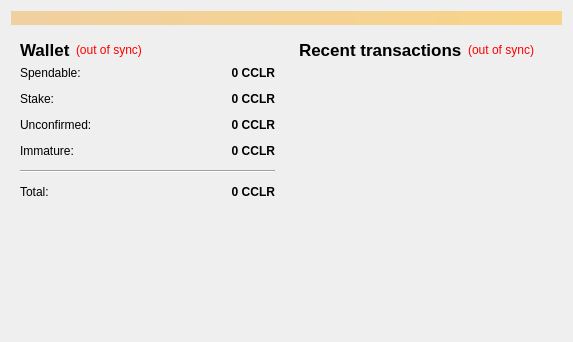
<?xml version="1.0" encoding="UTF-8"?>
<ui version="4.0">
 <class>OverviewPage</class>
 <widget class="QWidget" name="OverviewPage">
  <property name="geometry">
   <rect>
    <x>0</x>
    <y>0</y>
    <width>573</width>
    <height>342</height>
   </rect>
  </property>
  <property name="windowTitle">
   <string>Form</string>
  </property>
  <layout class="QVBoxLayout" name="topLayout">
   <item>
    <widget class="QLabel" name="labelAlerts">
     <property name="visible">
      <bool>false</bool>
     </property>
     <property name="styleSheet">
      <string notr="true">background-color: qlineargradient(x1: 0, y1: 0, x2: 1, y2: 0, stop:0 #F0D0A0, stop:1 #F8D488);  color:#000000
</string>
     </property>
     <property name="wordWrap">
      <bool>true</bool>
     </property>
     <property name="margin">
      <number>3</number>
     </property>
    </widget>
   </item>
   <item>
    <layout class="QHBoxLayout" name="horizontalLayout" stretch="1,1">
     <item>
      <layout class="QVBoxLayout" name="verticalLayout_2">
       <item>
        <widget class="QWidget" name="widget" native="true">
         <layout class="QVBoxLayout" name="verticalLayout_4">
          <item>
           <layout class="QHBoxLayout" name="horizontalLayout_4">
            <item>
             <widget class="QLabel" name="label_5">
              <property name="font">
               <font>
                <pointsize>13</pointsize>
                <weight>75</weight>
                <bold>true</bold>
               </font>
              </property>
              <property name="text">
               <string>Wallet</string>
              </property>
             </widget>
            </item>
            <item>
             <widget class="QLabel" name="labelWalletStatus">
              <property name="toolTip">
               <string>The displayed information may be out of date. Your wallet automatically synchronizes with the Cryptoclear network after a connection is established, but this process has not completed yet.</string>
              </property>
              <property name="styleSheet">
               <string notr="true">QLabel { color: red; }</string>
              </property>
              <property name="text">
               <string notr="true">(out of sync)</string>
              </property>
              <property name="alignment">
               <set>Qt::AlignLeading|Qt::AlignLeft|Qt::AlignVCenter</set>
              </property>
             </widget>
            </item>
            <item>
             <spacer name="horizontalSpacer_2">
              <property name="orientation">
               <enum>Qt::Horizontal</enum>
              </property>
              <property name="sizeHint" stdset="0">
               <size>
                <width>40</width>
                <height>20</height>
               </size>
              </property>
             </spacer>
            </item>
           </layout>
          </item>
          <item>
           <layout class="QFormLayout" name="formLayout_2">
            <property name="fieldGrowthPolicy">
             <enum>QFormLayout::AllNonFixedFieldsGrow</enum>
            </property>
            <property name="horizontalSpacing">
             <number>12</number>
            </property>
            <property name="verticalSpacing">
             <number>12</number>
            </property>
            <item row="0" column="0">
             <widget class="QLabel" name="label">
              <property name="text">
               <string>Spendable:</string>
              </property>
             </widget>
            </item>
            <item row="0" column="1">
             <widget class="QLabel" name="labelBalance">
              <property name="font">
               <font>
                <weight>75</weight>
                <bold>true</bold>
               </font>
              </property>
              <property name="cursor">
               <cursorShape>IBeamCursor</cursorShape>
              </property>
              <property name="toolTip">
               <string>Your current spendable balance</string>
              </property>
              <property name="text">
               <string notr="true">0 CCLR</string>
              </property>
              <property name="alignment">
               <set>Qt::AlignRight|Qt::AlignTrailing|Qt::AlignVCenter</set>
              </property>
              <property name="textInteractionFlags">
               <set>Qt::LinksAccessibleByMouse|Qt::TextSelectableByKeyboard|Qt::TextSelectableByMouse</set>
              </property>
             </widget>
            </item>
            <item row="1" column="0">
             <widget class="QLabel" name="label_6">
              <property name="text">
               <string>Stake:</string>
              </property>
             </widget>
            </item>
            <item row="1" column="1">
             <widget class="QLabel" name="labelStake">
              <property name="font">
               <font>
                <weight>75</weight>
                <bold>true</bold>
               </font>
              </property>
              <property name="cursor">
               <cursorShape>IBeamCursor</cursorShape>
              </property>
              <property name="toolTip">
               <string>Total of coins that was staked, and do not yet count toward the current balance</string>
              </property>
              <property name="text">
               <string notr="true">0 CCLR</string>
              </property>
              <property name="alignment">
               <set>Qt::AlignRight|Qt::AlignTrailing|Qt::AlignVCenter</set>
              </property>
              <property name="textInteractionFlags">
               <set>Qt::LinksAccessibleByMouse|Qt::TextSelectableByKeyboard|Qt::TextSelectableByMouse</set>
              </property>
             </widget>
            </item>
            <item row="2" column="0">
             <widget class="QLabel" name="label_3">
              <property name="text">
               <string>Unconfirmed:</string>
              </property>
             </widget>
            </item>
            <item row="2" column="1">
             <widget class="QLabel" name="labelUnconfirmed">
              <property name="font">
               <font>
                <weight>75</weight>
                <bold>true</bold>
               </font>
              </property>
              <property name="cursor">
               <cursorShape>IBeamCursor</cursorShape>
              </property>
              <property name="toolTip">
               <string>Total of transactions that have yet to be confirmed, and do not yet count toward the current balance</string>
              </property>
              <property name="text">
               <string notr="true">0 CCLR</string>
              </property>
              <property name="alignment">
               <set>Qt::AlignRight|Qt::AlignTrailing|Qt::AlignVCenter</set>
              </property>
              <property name="textInteractionFlags">
               <set>Qt::LinksAccessibleByMouse|Qt::TextSelectableByKeyboard|Qt::TextSelectableByMouse</set>
              </property>
             </widget>
            </item>
            <item row="3" column="0">
             <widget class="QLabel" name="labelImmatureText">
              <property name="text">
               <string>Immature:</string>
              </property>
             </widget>
            </item>
            <item row="3" column="1">
             <widget class="QLabel" name="labelImmature">
              <property name="font">
               <font>
                <weight>75</weight>
                <bold>true</bold>
               </font>
              </property>
              <property name="toolTip">
               <string>Mined balance that has not yet matured</string>
              </property>
              <property name="text">
               <string notr="true">0 CCLR</string>
              </property>
              <property name="alignment">
               <set>Qt::AlignRight|Qt::AlignTrailing|Qt::AlignVCenter</set>
              </property>
              <property name="textInteractionFlags">
               <set>Qt::LinksAccessibleByMouse|Qt::TextSelectableByKeyboard|Qt::TextSelectableByMouse</set>
              </property>
             </widget>
            </item>
            <item row="4" column="0" colspan="2">
             <widget class="Line" name="line">
              <property name="orientation">
               <enum>Qt::Horizontal</enum>
              </property>
             </widget>
            </item>
            <item row="5" column="0">
             <widget class="QLabel" name="labelTotalText">
              <property name="text">
               <string>Total:</string>
              </property>
             </widget>
            </item>
            <item row="5" column="1">
             <widget class="QLabel" name="labelTotal">
              <property name="font">
               <font>
                <weight>75</weight>
                <bold>true</bold>
               </font>
              </property>
              <property name="cursor">
               <cursorShape>IBeamCursor</cursorShape>
              </property>
              <property name="toolTip">
               <string>Your current total balance</string>
              </property>
              <property name="text">
               <string notr="true">0 CCLR</string>
              </property>
              <property name="alignment">
               <set>Qt::AlignRight|Qt::AlignTrailing|Qt::AlignVCenter</set>
              </property>
              <property name="textInteractionFlags">
               <set>Qt::LinksAccessibleByMouse|Qt::TextSelectableByKeyboard|Qt::TextSelectableByMouse</set>
              </property>
             </widget>
            </item>
           </layout>
          </item>
         </layout>
        </widget>
       </item>
       <item>
        <spacer name="verticalSpacer">
         <property name="orientation">
          <enum>Qt::Vertical</enum>
         </property>
         <property name="sizeHint" stdset="0">
          <size>
           <width>20</width>
           <height>40</height>
          </size>
         </property>
        </spacer>
       </item>
      </layout>
     </item>
     <item>
      <layout class="QVBoxLayout" name="verticalLayout_3">
       <item>
        <widget class="QWidget" name="widget_2" native="true">
         <layout class="QVBoxLayout" name="verticalLayout">
          <item>
           <layout class="QHBoxLayout" name="horizontalLayout_2">
            <item>
             <widget class="QLabel" name="label_4">
              <property name="font">
               <font>
                <pointsize>13</pointsize>
                <weight>75</weight>
                <bold>true</bold>
               </font>
              </property>
              <property name="text">
               <string>&lt;b&gt;Recent transactions&lt;/b&gt;</string>
              </property>
             </widget>
            </item>
            <item>
             <widget class="QLabel" name="labelTransactionsStatus">
              <property name="toolTip">
               <string>The displayed information may be out of date. Your wallet automatically synchronizes with the Cryptoclear network after a connection is established, but this process has not completed yet.</string>
              </property>
              <property name="styleSheet">
               <string notr="true">QLabel { color: red; }</string>
              </property>
              <property name="text">
               <string notr="true">(out of sync)</string>
              </property>
              <property name="alignment">
               <set>Qt::AlignRight|Qt::AlignTrailing|Qt::AlignVCenter</set>
              </property>
             </widget>
            </item>
            <item>
             <spacer name="horizontalSpacer">
              <property name="orientation">
               <enum>Qt::Horizontal</enum>
              </property>
              <property name="sizeHint" stdset="0">
               <size>
                <width>40</width>
                <height>20</height>
               </size>
              </property>
             </spacer>
            </item>
           </layout>
          </item>
          <item>
           <widget class="QListView" name="listTransactions">
            <property name="styleSheet">
             <string notr="true">QListView { 
	background: transparent; 
	color: black;

}</string>
            </property>
            <property name="frameShape">
             <enum>QFrame::NoFrame</enum>
            </property>
            <property name="verticalScrollBarPolicy">
             <enum>Qt::ScrollBarAlwaysOff</enum>
            </property>
            <property name="horizontalScrollBarPolicy">
             <enum>Qt::ScrollBarAlwaysOff</enum>
            </property>
            <property name="selectionMode">
             <enum>QAbstractItemView::NoSelection</enum>
            </property>
           </widget>
          </item>
         </layout>
        </widget>
       </item>
      </layout>
     </item>
    </layout>
   </item>
  </layout>
 </widget>
 <resources/>
 <connections/>
</ui>
